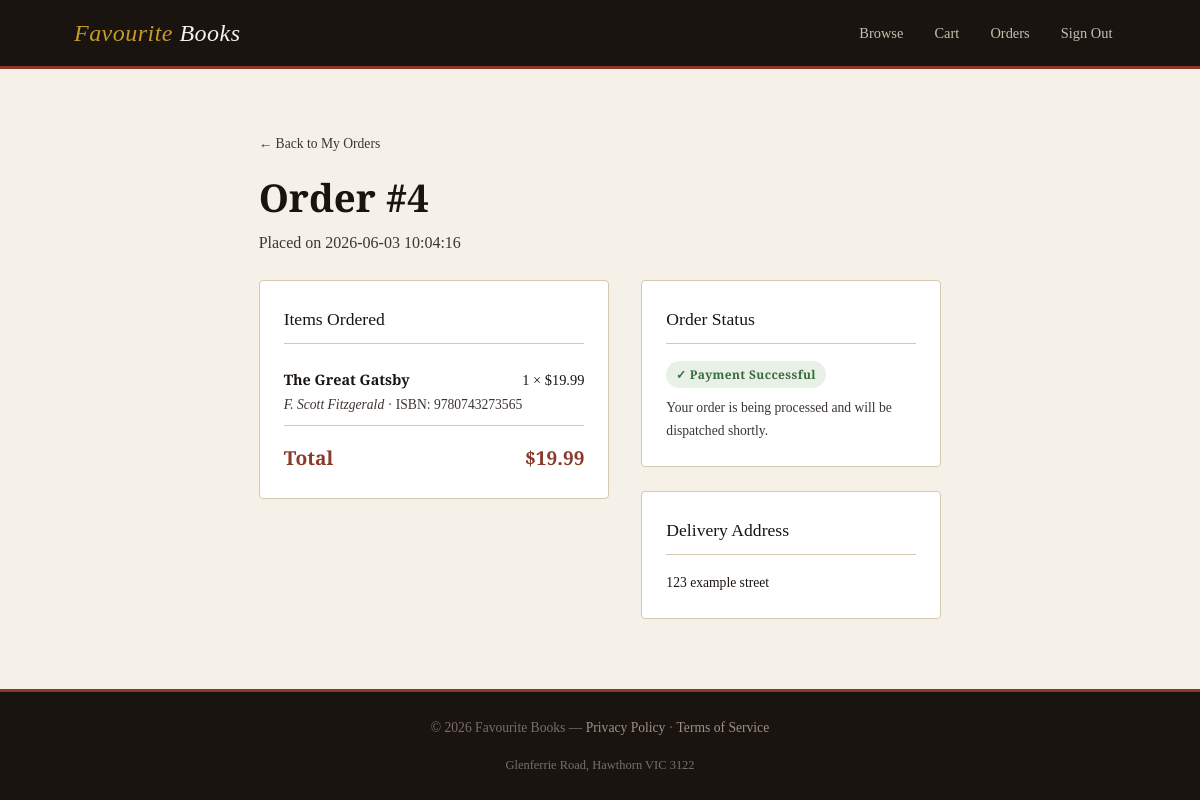
Screenshot of /order/4 (signed in) with the database file from the repository.
### tables this page shows
CREATE TABLE orders (
                id INTEGER PRIMARY KEY AUTOINCREMENT,
                account_id INTEGER NOT NULL,
                total_price REAL NOT NULL,
                status TEXT NOT NULL DEFAULT 'pending',
                created_at TIMESTAMP DEFAULT CURRENT_TIMESTAMP,
                shipping_address TEXT NOT NULL,
                FOREIGN KEY (account_id) REFERENCES accounts(id)
            );

CREATE TABLE order_items (
                id INTEGER PRIMARY KEY AUTOINCREMENT,
                order_id INTEGER NOT NULL,
                product_id INTEGER NOT NULL,
                quantity INTEGER NOT NULL,
                unit_price REAL NOT NULL,
                FOREIGN KEY (order_id) REFERENCES orders(id),
                FOREIGN KEY (product_id) REFERENCES products(id)
            );

CREATE TABLE products (
                id INTEGER PRIMARY KEY AUTOINCREMENT,
                title TEXT NOT NULL,
                author TEXT NOT NULL,
                isbn TEXT NOT NULL UNIQUE,
                price REAL NOT NULL,
                stock INTEGER NOT NULL DEFAULT 0,
                category TEXT NOT NULL,
                description TEXT,
                available INTEGER NOT NULL DEFAULT 1
            );

### app.py (the view)
@app.route("/order/<int:order_id>")
@login_required
@customer_required
def order_detail(order_id):
    order = Order.get_by_id(order_id)
    if not order or order.account_id != session["account_id"]:
        flash("Order not found.", "danger")
        return redirect(url_for("my_orders"))
    items = order.get_items()
    return render_template("order_detail.html", order=order, items=items)

### app.py (called while the page is built)
def login_required(f):
    @wraps(f)
    def decorated(*args, **kwargs):
        if "account_id" not in session:
            flash("Please log in to access this page.", "warning")
            return redirect(url_for("login"))
        return f(*args, **kwargs)
    return decorated

def customer_required(f):
    @wraps(f)
    def decorated(*args, **kwargs):
        if session.get("role") != "customer":
            flash("This page is for customers only.", "warning")
            return redirect(url_for("index"))
        return f(*args, **kwargs)
    return decorated

### models/database.py (called while the page is built)
    def __new__(cls):
        if cls._instance is None:
            cls._instance = super().__new__(cls)
            cls._instance._connection = None
        return cls._instance

    def get_connection(self):
        if self._connection is None:
            self._connection = sqlite3.connect(self._db_path, check_same_thread=False)
            self._connection.row_factory = sqlite3.Row
            self._connection.execute("PRAGMA foreign_keys = ON")
        return self._connection

    def fetchone(self, query, params=()):
        conn = self.get_connection()
        cursor = conn.cursor()
        cursor.execute(query, params)
        return cursor.fetchone()

    def fetchall(self, query, params=()):
        conn = self.get_connection()
        cursor = conn.cursor()
        cursor.execute(query, params)
        return cursor.fetchall()

### models/order.py (called while the page is built)
    @property
    def id(self):
        return self._id

    @property
    def account_id(self):
        return self._account_id

    @property
    def total_price(self):
        return self._total_price

    @property
    def status(self):
        return self._status

    @property
    def created_at(self):
        return self._created_at

    @property
    def shipping_address(self):
        return self._shipping_address

    def get_items(self):
        db = Database()
        rows = db.fetchall(
            """SELECT oi.quantity, oi.unit_price, p.title, p.author, p.isbn
               FROM order_items oi
               JOIN products p ON p.id = oi.product_id
               WHERE oi.order_id = ?""",
            (self._id,)
        )
        return [dict(row) for row in rows]

### templates/order_detail.html (shortened to what this page needs)
{% extends "base.html" %}
{% block content %}
<div style="margin-bottom: 1rem;">
  <a href="{{ url_for('my_orders') }}" class="text-muted text-small">← Back to My Orders</a>
</div>
<h1 style="margin-bottom: 0.5rem;">Order #{{ order.id }}</h1>
<p class="text-muted">Placed on {{ order.created_at }}</p>
<div style="display: grid; grid-template-columns: 1fr 300px; gap: 2rem; margin-top: 1.5rem;">
  <div>
    <div class="panel">
      <div class="panel-title">Items Ordered</div>
      {% for item in items %}
        <div class="order-summary-item">
          <span>
            <strong>{{ item.title }}</strong><br>
            <span class="text-muted text-small" style="font-style:italic;">{{ item.author }}</span>
            <span class="text-muted text-small"> · ISBN: {{ item.isbn }}</span>
          </span>
          <span>{{ item.quantity }} × ${{ "%.2f"|format(item.unit_price) }}</span>
        </div>
      {% endfor %}
      <div class="order-summary-total">
        <span>Total</span>
        <span>${{ "%.2f"|format(order.total_price) }}</span>
      </div>
    </div>
  </div>
  <div>
    <div class="panel">
      <div class="panel-title">Order Status</div>
      {% if order.status == 'paid' %}
        <span class="badge badge-paid">✓ Payment Successful</span>
        <p class="text-small text-muted mt-1">Your order is being processed and will be dispatched shortly.</p>
      {% elif order.status == 'payment_failed' %}
        <span class="badge badge-failed">✗ Payment Failed</span>
        <p class="text-small text-muted mt-1">Your payment could not be processed.</p>
      {% else %}
        <span class="badge badge-pending">{{ order.status|capitalize }}</span>
      {% endif %}
    </div>
    <div class="panel">
      <div class="panel-title">Delivery Address</div>
      <p class="text-small">{{ order.shipping_address }}</p>
    </div>
  </div>
</div>
{% endblock %}

### static/css/style.css (style rules this page uses)
:root { --cream: #f5f0e8; --parchment: #ede8da; --ink: #1a1410; --ink-light: #3d3530; --rust: #8b3a2a; --rust-hover: #6e2d20; --gold: #c49a2a; --sage: #4a5e4a; --border: #d4c9b0; --shadow: rgba(26, 20, 16, 0.12); --success: #3a6b3a; --danger: #8b2a2a; --warning: #7a5c1a; --info: #2a4a6b; --radius: 4px; --transition: 0.2s ease; }
*, *::before, *::after { box-sizing: border-box; margin: 0; padding: 0; }
html { font-size: 16px; scroll-behavior: smooth; }
body { font-family: 'Source Serif 4', Georgia, serif; background-color: var(--cream); color: var(--ink); line-height: 1.7; min-height: 100vh; display: flex; flex-direction: column; }
h1, h2, h3, h4, h5 { font-family: 'Playfair Display', Georgia, serif; font-weight: 700; line-height: 1.25; color: var(--ink); }
h1 { font-size: 2.4rem; }
a { color: var(--rust); text-decoration: none; transition: color var(--transition); }
p { margin-bottom: 1rem; }
p:last-child { margin-bottom: 0; }
.badge { display: inline-block; padding: 0.2rem 0.6rem; border-radius: 20px; font-size: 0.75rem; font-weight: 600; letter-spacing: 0.03em; }
.badge-paid { background: #e8f0e8; color: var(--success); }
.order-summary-item { display: flex; justify-content: space-between; padding: 0.5rem 0; border-bottom: 1px solid var(--border); font-size: 0.9rem; }
.order-summary-total { display: flex; justify-content: space-between; padding: 1rem 0 0; font-weight: 700; font-family: 'Playfair Display', serif; font-size: 1.2rem; color: var(--rust); }
.text-muted { color: var(--ink-light); }
.text-small { font-size: 0.85rem; }
.mt-1 { margin-top: 0.5rem; }
.panel { background: white; border: 1px solid var(--border); border-radius: var(--radius); padding: 1.5rem; margin-bottom: 1.5rem; }
.panel-title { font-family: 'Playfair Display', serif; font-size: 1.1rem; margin-bottom: 1rem; padding-bottom: 0.5rem; border-bottom: 1px solid var(--border); }

### rows the page displays
orders: id "4", created_at "2026-06-03 10:04:16", total_price "19.99", shipping_address "123 example street"
order_items: title "The Great Gatsby", author "F. Scott Fitzgerald", isbn "9780743273565", quantity "1", unit_price "19.99"
